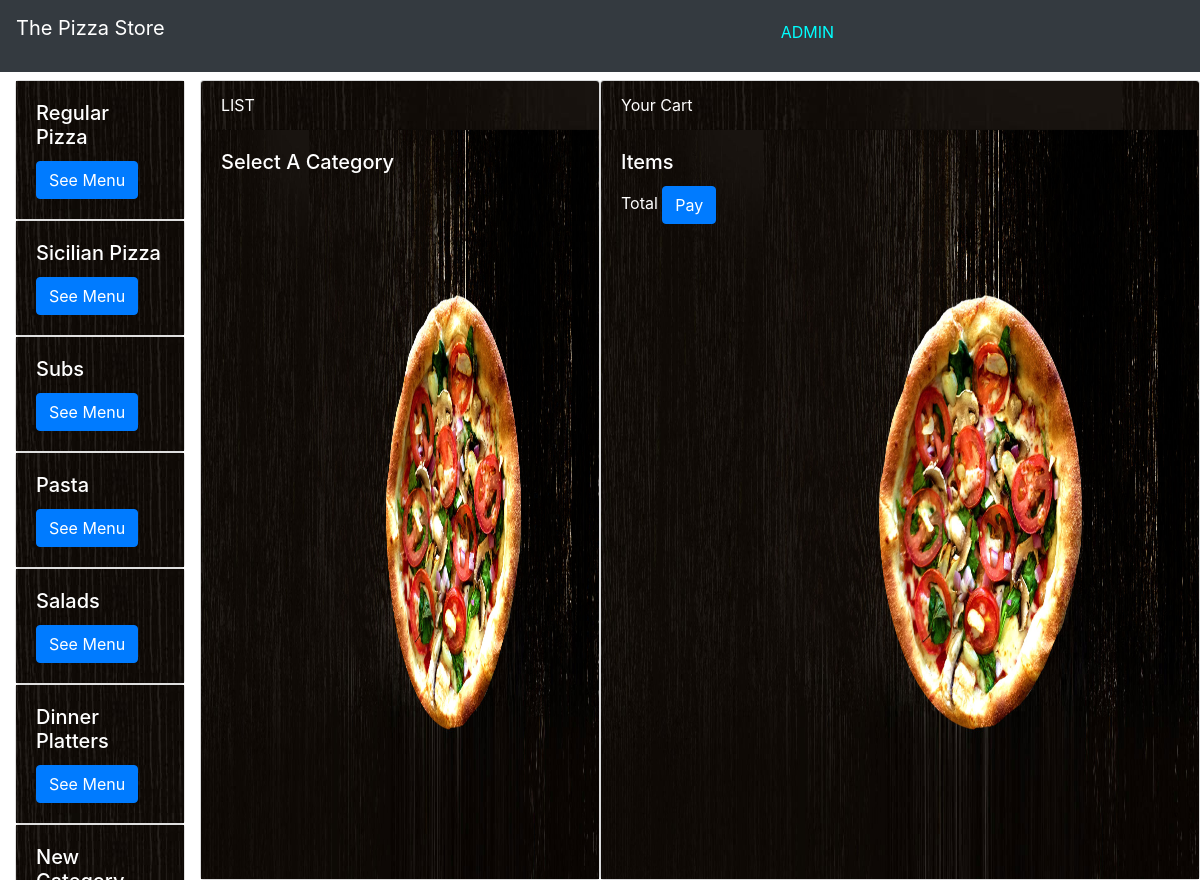
Screenshot of /index (signed in) with the database file from the repository.
### orders/models.py (models this page shows)
class Category(models.Model):
    category=models.CharField(max_length=64)
    def __str__(self):
        return f"{self.category}"

### orders/views.py (the view)
# urls.py: path("index",views.index,name="index"),
def index(request):
    if not request.user.is_authenticated:
        return render(request, "pizza/login.html", {"message": None})
    category=Category.objects.all()
    print(category)
    context = {
        "user": request.user,
        "category":category
    }
    return render(request,"pizza/index.html",context)

### orders/templates/pizza/index.html (shortened to what this page needs)
{% extends "pizza/layout.html" %}
{% load static %}
{% block body %}
    <nav class="navbar navbar-expand-lg navbar-dark bg-dark fixed-top">
        <p class="navbar-brand" href="#">The Pizza Store</p>
                <label class="userfloat" href="#">{{ user.username }}</label>
    </nav>
<div class="container-fluid">
<div class="row" style="margin-top: 5rem;">
<div class="col-sm-2" style="height: 100vh; overflow-y: scroll;">
{% for cat in category %}
<div class="row ">
    <div class="col-sm-12">
        <div class="card">
            <div class="card-body listofmenu">
                <h5 class="card-title">{{cat.category}}</h5>
                <a href="#" data-cat="{{cat.category}}" class="btn btn-primary see-menu">See Menu</a>
            </div>
        </div>
    </div>
    </div>
{% endfor %}
</div>
<div class="col-sm-4">
    <div class="row">
            <div class="card bg-light mb-3 w-100" style="height:100vh">
                <div class="card-header listofmenu">LIST</div>
                <div class="card-body" id="pizza-background">
                    <h5 id="menu-title" class="card-title">Select A Category</h5>
                </div>
            </div>
    </div>
</div>
<div class="col-lg-6">
    <div class="row">
        <div  class="card bg-light mb-3 w-100" style="height:100vh">
            <div class="card-header listofmenu ">Your Cart</div>
            <div   id="cart-background" class="card-body">
                <h5 id="menu-title" class="card-title">Items</h5>
                    <span>Total</span>
<button type="button" id="pay_t" class="btn btn-primary" data-toggle="modal" data-target="#exampleModalCenter">
    Pay
</button>
            </div>
        </div>
    </div>
</div>
</div>
</div>
{% endblock %}

### orders/static/style.css (style rules this page uses)
#pizza-background { background-image: url("pizza1jpg.jpg"); background-repeat:no-repeat ; background-size: 100% 100vh; color:white; }
#cart-background { background-image: url("pizza1jpg.jpg"); background-repeat:no-repeat ; background-size: 100% 100vh; color:white; }
.listofmenu { background-repeat: no-repeat, repeat; background-image: url("piiza1.jpg"), url("pizza1jpg.jpg"); background-blend-mode: lighten; color: white ; }
.userfloat { float: right; color: aqua; margin-left: 600px; text-transform: uppercase; }

### rows the page displays
Category: category "Regular Pizza"
Category: category "Sicilian Pizza"
Category: category "Subs"
Category: category "Pasta"
Category: category "Salads"
Category: category "Dinner Platters"
Category: category "New…"

### other values shown
{{ user.username }} "ADMIN"
